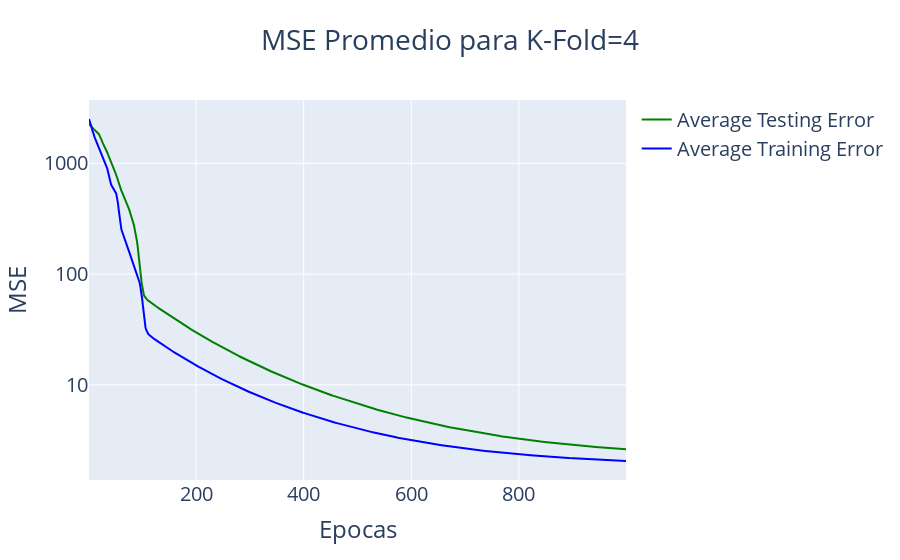

Write notebook code for a chart like this one.
### Code cell
import numpy as np
import plotly.graph_objects as go
import pandas as pd

def read_csv_data(file_path):
    data = pd.read_csv(file_path)
    return data['period'].tolist(), data['testing_error'].tolist(), data['training_error'].tolist()

base_path = '../output/ej2/kfold/'
kfold =4

index = 0
cumulative_test_data = None
cumulative_train_data = None

while index < kfold: 
    file_path = base_path + str(kfold) + "/" + str(index) + '.csv'
    period, test_data, train_data = read_csv_data(file_path)
    
    test_data = np.array(test_data)
    train_data = np.array(train_data)
    
    if cumulative_test_data is None:
        cumulative_test_data = test_data
        cumulative_train_data = train_data
    else:
        cumulative_test_data += test_data
        cumulative_train_data += train_data
    
    index += 1

average_test_data = cumulative_test_data / kfold
average_train_data = cumulative_train_data / kfold

fig = go.Figure()

fig.add_trace(go.Scatter(
    x=period, y=average_test_data, mode='lines', 
    line=dict(color='green'), name='Average Testing Error'
))
fig.add_trace(go.Scatter(
    x=period, y=average_train_data, mode='lines', 
    line=dict(color='blue'), name='Average Training Error'
))

fig.update_layout(
    title={
        'text': "MSE Promedio para K-Fold=4",
        'x': 0.5, 
        'xanchor': 'center',
        'font': {'size': 28}  
    },
    xaxis={
        'title': {'text': "Epocas", 'font': {'size': 24}},  
        'tickfont': {'size': 20} 
    },
    yaxis={
        'title': {'text': "MSE", 'font': {'size': 24}},  
        'tickfont': {'size': 20},   
        'tickvals': [0, 1, 10, 100, 1000], 
        'ticktext': ['0', '1', '10', '100', '1000'],  
        'type': 'log' 
    },
    legend={
        'title': {'text': "", 'font': {'size': 24}},  
        'font': {'size': 20}  
    },
    template='plotly'
)

fig.show()

### Figure 1 — Plotly figure (JSON) as saved in the notebook; plotly's stock layout.template omitted (floating-point values rounded to 4 significant figures; data arrays with more than 128 entries replaced by an {"elided": "..."} marker saying what was removed)
{"data": [{"line": {"color": "green"}, "mode": "lines", "name": "Average Testing Error", "x": {"elided": "999 int values"}, "y": {"elided": "999 float values"}, "type": "scatter"}, {"line": {"color": "blue"}, "mode": "lines", "name": "Average Training Error", "x": {"elided": "999 int values"}, "y": {"elided": "999 float values"}, "type": "scatter"}], "layout": {"title": {"font": {"size": 28}, "text": "MSE Promedio para K-Fold=4", "x": 0.5, "xanchor": "center"}, "xaxis": {"title": {"font": {"size": 24}, "text": "Epocas"}, "tickfont": {"size": 20}}, "yaxis": {"title": {"font": {"size": 24}, "text": "MSE"}, "tickfont": {"size": 20}, "tickvals": [0, 1, 10, 100, 1000], "ticktext": ["0", "1", "10", "100", "1000"], "type": "log"}, "legend": {"title": {"font": {"size": 24}, "text": ""}, "font": {"size": 20}}}}
